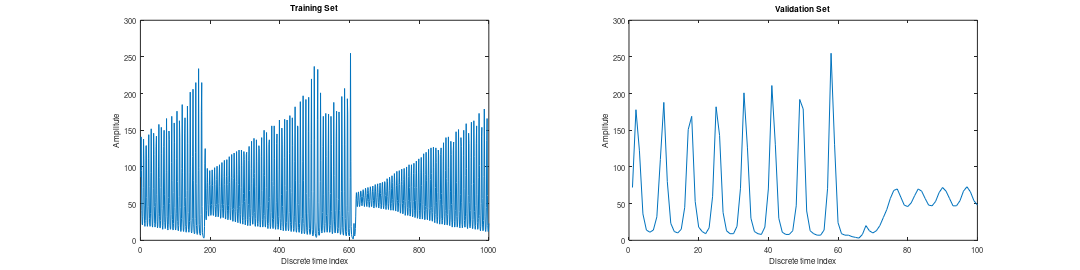

Write MATLAB code to recreate this figure. (Note: this script raises an error after producing the figure.)
clear
clc
close all
rng default
%%
% ---------------------------------------------------------
% 1) Load training and validation data
% ---------------------------------------------------------

% all training data
train_data = load('data/lasertrain.dat');
% make train and validation split (90 % train, 10 % validation)

% load test data
val_data = load('data/laserpred.dat');

% visualize data
subplot(1,2,1)
plot(train_data)
xlabel("Discrete time index")
ylabel("Amplitute")
title("Training Set")

subplot(1,2,2)
plot(val_data)
xlabel("Discrete time index")
ylabel("Amplitute")
title("Validation Set")

sizex = 20;
sizey = 5;
set(gcf, 'PaperPosition', [0 0 sizex sizey]);
set(gcf, 'PaperSize', [sizex sizey]);
saveas(gcf, 'output/part2/lstm/figure1.png');

%%
%--------------------------------------------------------
% 2) Standardize data
%--------------------------------------------------------

% 1) training data
% first transform data (if necessary)
% apply transformation if necessary
train_data_trans = train_data;
% estimate mean and sd
mu_train = mean(train_data_trans);
sd_train = std(train_data_trans);
% apply standardize
train_stand = (train_data_trans - mu_train) / sd_train;

% 2) validation data
% apply transformation if necessary
val_data_trans = val_data;
% standardize
val_stand = (val_data_trans - mu_train) / sd_train;

%% 
% ---------------------------------------------------------
% 3) monte carlo simulation to find good parameters
% ---------------------------------------------------------

% tuning parameters:
% 1) number of lags
% 2) number of neurons in the hidden layer
% repeat 5 times for every parameter combination (results seem to fluctuate
% quite a lot)

nr_lags = [1, 10, 20, 30, 40, 50, 60, 70, 80, 90];
hidden_sizes = [10, 20, 30, 40, 50, 60, 70]; 
repeat_count = 5;
output = cell(size(nr_lags, 2) * size(hidden_sizes, 2) * repeat_count, 6);
batch = 0;         
counter = 1;
for lag=nr_lags
        % train
        X_train = getTimeSeriesTrainData(train_stand,lag);
        Y_train = train_stand(lag+1:end)';

        % validation
        X_val = getTimeSeriesTrainData(([train_stand(end-(lag-1):end)',val_stand']'),lag);
        Y_val = val_stand';
        
        for hidden=hidden_sizes
                batch = batch + 1;
                for j=1:repeat_count
           
                layers = [ ...
                    sequenceInputLayer(lag)
                    lstmLayer(hidden)
                    fullyConnectedLayer(1)
                    regressionLayer];

                    options = trainingOptions('adam', ...
                        'MaxEpochs',150, ...
                        'ValidationData',{X_val,Y_val}, ...
                        'ValidationFrequency',5, ...
                        'GradientThreshold',1, ...
                        'InitialLearnRate',0.005, ...
                        'LearnRateSchedule','piecewise', ...
                        'LearnRateDropPeriod',50, ...
                        'LearnRateDropFactor',0.2, ...
                        'Verbose',0);

                        tic;
                        net_grid_search = trainNetwork(X_train,Y_train,layers,options);
                        time = toc;

                        %% predictions on validation set
                        net_grid_search = predictAndUpdateState(net_grid_search,X_train);
                        % get predictors for validation set (last lags of the training set)
                        val_X_window = train_stand(end-(lag-1):end);  
                        [net_grid_search,Y_hat_val] = predictAndUpdateState(net_grid_search,val_X_window);
                        % predictors
                        if lag > 1
                            val_X_window = [val_X_window(2:end)',Y_hat_val]';
                        % lags =  1
                        else
                            val_X_window = Y_hat_val;
                        end
                        forecast_horizon = numel(val_data);
                        for i = 2:forecast_horizon
                            % make predictions
                            [net_grid_search,Y_hat_val(i)] = predictAndUpdateState(net_grid_search,...
                                                 val_X_window,'ExecutionEnvironment','cpu');
                            % update predictor matrix: remove oldest value and add latest predictions
                            if lag >1
                                val_X_window = [val_X_window(2:end)',Y_hat_val(i)]';
                            else
                                val_X_window = Y_hat_val(i);
                            end
                        end
                        % back to original scale
                        Y_hat_val_orig_unit = sd_train*Y_hat_val + mu_train; 
                        % store output
                        output{counter,1} = batch;
                        output{counter,2} = lag;
                        output{counter,3} = hidden;
                        output{counter,4} = mean((Y_hat_val_orig_unit-val_data').^2); %mse
                        output{counter,5} = sqrt(mean((Y_hat_val_orig_unit-val_data').^2)); %rmse
                        output{counter,6} = time;
                        % print every n iterations a sign of life
                        if mod(counter,5)==1
                            fprintf('%2.0f\n',counter)
                        end
                        % update
                        counter = counter +1;
                end
        end
end


% format output
output_tbl = cell2table(output, 'VariableNames', {'batch','lag','hidden_size','mse_val',...
                 'rmse_val', 'time'});

% save output
writetable(output_tbl, 'output/part2/lstm/part2_lstm.xlsx');
% read in table
output_tbl = readtable('output/part2/lstm/part2_lstm.xlsx');

% group stats together and visualize             
group_stats  = grpstats(output_tbl, {'lag','hidden_size'}, {@median});            

surf(nr_lags, hidden_sizes, reshape(group_stats.median_rmse_val,... 
     length(hidden_sizes),length(nr_lags)));

figure
surf(nr_lags, hidden_sizes, reshape(group_stats.median_rmse_val,... 
     length(hidden_sizes),length(nr_lags)));
%colorbar;
xlabel('Number of Lags');
ylabel('Size Hidden Layer');
zlabel('RMSE');
set(gca,'ZScale','log');
%caxis([0 15])

sizex = 20;
sizey = 20;
set(gcf, 'PaperPosition', [0 0 sizex sizey]);
set(gcf, 'PaperSize', [sizex sizey]);
saveas(gcf, 'output/part2/lstm/figure2.png');
             

%% 
% --------------------------------------------------------
% 4) Verify optimal parameters on validation set visually
% ---------------------------------------------------------

% create X and Y matrix for train/validation and all_train
lags = 70;
% train
X_train = getTimeSeriesTrainData(train_stand,lags);
Y_train = train_stand(lags+1:end)';

% validation
X_val = getTimeSeriesTrainData(([train_stand(end-(lags-1):end)',val_stand']'),lags);
Y_val = val_stand';


numFeatures = lags;
numResponses = 1;
numHiddenUnits = 50;

layers = [ ...
    sequenceInputLayer(numFeatures)
    lstmLayer(numHiddenUnits)
    fullyConnectedLayer(numResponses)
    regressionLayer];


options = trainingOptions('adam', ...
    'MaxEpochs',100, ...
    'ValidationData',{X_val,Y_val}, ...
    'ValidationFrequency',5, ...
    'GradientThreshold',1, ...
    'InitialLearnRate',0.005, ...
    'LearnRateSchedule','piecewise', ...
    'LearnRateDropPeriod',50, ...
    'LearnRateDropFactor',0.2, ...
    'Verbose',0, ...
    'Plots','training-progress');

net = trainNetwork(X_train,Y_train,layers,options);

%%  predictions on validation set
net = predictAndUpdateState(net,X_train);
% get predictors for validation set (last lags of the training set)
val_X_window = train_stand(end-(lags-1):end);  
[net,Y_hat_val] = predictAndUpdateState(net,val_X_window);
% predictors
if lags > 1
    val_X_window = [val_X_window(2:end)',Y_hat_val]';
% lags =  1
else
    val_X_window = Y_hat_val;
end
forecast_horizon = numel(val_data);
for i = 2:forecast_horizon
    % make predictions
    [net,Y_hat_val(i)] = predictAndUpdateState(net,val_X_window,'ExecutionEnvironment','cpu');
    % update predictor matrix: remove oldest value and add latest predictions
    if lags >1
        val_X_window = [val_X_window(2:end)',Y_hat_val(i)]';
    else
        val_X_window = Y_hat_val(i);
    end
end

Y_hat_val_orig_unit = sd_train*Y_hat_val + mu_train; 
mse_val = mean((Y_hat_val_orig_unit-val_data').^2)
rmse_val = sqrt(mean((Y_hat_val_orig_unit-val_data').^2))

figure
subplot(2,1,1)
plot(val_data)
ylim([0 300]);
hold on
plot(Y_hat_val_orig_unit,'.-')
hold off
legend(["Observed" "Forecast"])
ylabel("Amplitute")
%xlabel("Discrete time index")
%title("Forecast")

subplot(2,1,2)
stem(Y_hat_val_orig_unit - val_data')
xlabel("Discrete time index")
ylabel("Residuals")
title("RMSE = " + rmse_val)             
             
sizex = 10;
sizey = 15;
set(gcf, 'PaperPosition', [0 0 sizex sizey]);
set(gcf, 'PaperSize', [sizex sizey]);
saveas(gcf, 'output/part2/lstm/figure3.png');


